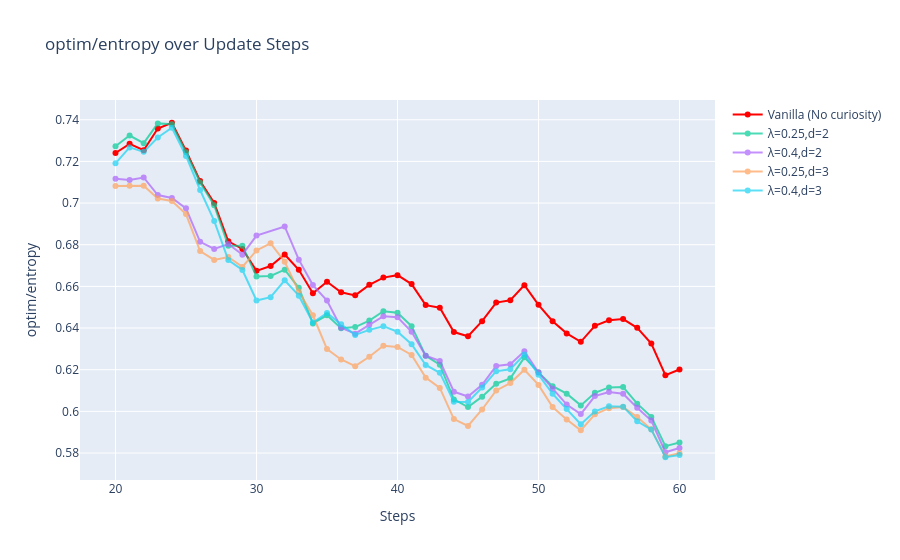

Notebook code for this chart:
### Markdown cell above
### Entropy for this setup

### Code cell
plot(traces, metric="optim/entropy", labels=labels , moving_avg = 5, max_steps=60, min_steps=20)
